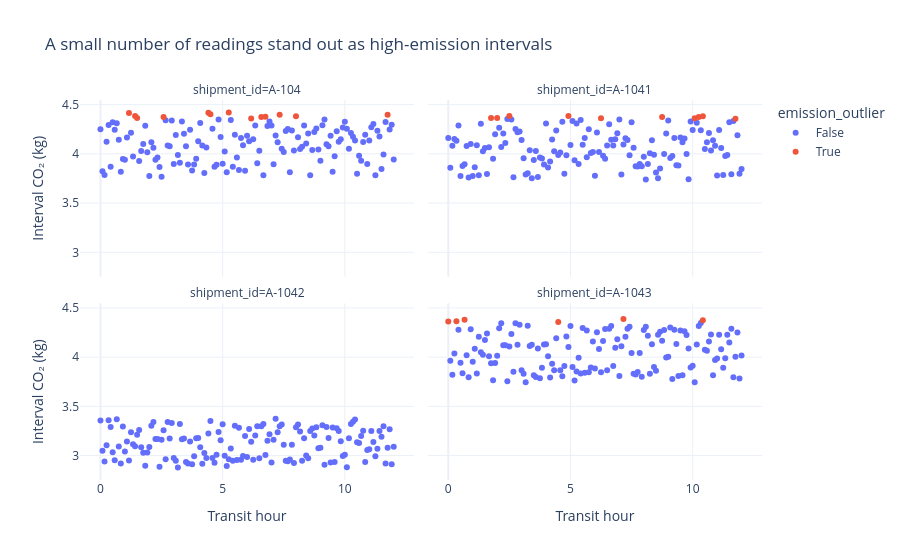

This figure's notebook cell:
### Markdown cell above
**Interpretation objective:** This isolates high-emission readings and conditions them by shipment and time.

### Code cell
threshold = shipments["interval_co2_kg"].quantile(0.95)
shipments["emission_outlier"] = shipments["interval_co2_kg"] >= threshold
fig = px.scatter(shipments, x="hour", y="interval_co2_kg", color="emission_outlier", facet_col="shipment_id", facet_col_wrap=2,
                 labels={"hour":"Transit hour", "interval_co2_kg":"Interval CO₂ (kg)"},
                 title="A small number of readings stand out as high-emission intervals")
fig.update_layout(template="plotly_white")
fig.show()

### Figure 1 — Plotly figure (JSON) as saved in the notebook; plotly's stock layout.template omitted (floating-point values rounded to 4 significant figures; data arrays with more than 128 entries replaced by an {"elided": "..."} marker saying what was removed)
{"data": [{"hovertemplate": "emission_outlier=False<br>shipment_id=A-104<br>Transit hour=%{x}<br>Interval CO₂ (kg)=%{y}<extra></extra>", "legendgroup": "False", "marker": {"color": "#636efa", "symbol": "circle"}, "mode": "markers", "name": "False", "orientation": "v", "showlegend": true, "type": "scatter", "x": {"elided": "132 float values"}, "xaxis": "x3", "y": {"elided": "132 float values"}, "yaxis": "y3"}, {"hovertemplate": "emission_outlier=False<br>shipment_id=A-1041<br>Transit hour=%{x}<br>Interval CO₂ (kg)=%{y}<extra></extra>", "legendgroup": "False", "marker": {"color": "#636efa", "symbol": "circle"}, "mode": "markers", "name": "False", "orientation": "v", "showlegend": false, "type": "scatter", "x": {"elided": "135 float values"}, "xaxis": "x4", "y": {"elided": "135 float values"}, "yaxis": "y4"}, {"hovertemplate": "emission_outlier=False<br>shipment_id=A-1042<br>Transit hour=%{x}<br>Interval CO₂ (kg)=%{y}<extra></extra>", "legendgroup": "False", "marker": {"color": "#636efa", "symbol": "circle"}, "mode": "markers", "name": "False", "orientation": "v", "showlegend": false, "type": "scatter", "x": {"elided": "145 float values"}, "xaxis": "x", "y": {"elided": "145 float values"}, "yaxis": "y"}, {"hovertemplate": "emission_outlier=False<br>shipment_id=A-1043<br>Transit hour=%{x}<br>Interval CO₂ (kg)=%{y}<extra></extra>", "legendgroup": "False", "marker": {"color": "#636efa", "symbol": "circle"}, "mode": "markers", "name": "False", "orientation": "v", "showlegend": false, "type": "scatter", "x": {"elided": "139 float values"}, "xaxis": "x2", "y": {"elided": "139 float values"}, "yaxis": "y2"}, {"hovertemplate": "emission_outlier=True<br>shipment_id=A-104<br>Transit hour=%{x}<br>Interval CO₂ (kg)=%{y}<extra></extra>", "legendgroup": "True", "marker": {"color": "#EF553B", "symbol": "circle"}, "mode": "markers", "name": "True", "orientation": "v", "showlegend": true, "type": "scatter", "x": [1.167, 1.417, 1.5, 2.583, 4.417, 4.5, 5.25, 6.167, 6.583, 6.75, 7.333, 8.0, 11.75], "xaxis": "x3", "y": [4.414, 4.384, 4.365, 4.375, 4.418, 4.401, 4.419, 4.358, 4.375, 4.376, 4.397, 4.382, 4.396], "yaxis": "y3"}, {"hovertemplate": "emission_outlier=True<br>shipment_id=A-1041<br>Transit hour=%{x}<br>Interval CO₂ (kg)=%{y}<extra></extra>", "legendgroup": "True", "marker": {"color": "#EF553B", "symbol": "circle"}, "mode": "markers", "name": "True", "orientation": "v", "showlegend": false, "type": "scatter", "x": [1.75, 2.0, 2.5, 4.917, 6.25, 8.75, 10.08, 10.25, 10.42, 11.75], "xaxis": "x4", "y": [4.363, 4.365, 4.385, 4.384, 4.362, 4.373, 4.362, 4.374, 4.381, 4.356], "yaxis": "y4"}, {"hovertemplate": "emission_outlier=True<br>shipment_id=A-1043<br>Transit hour=%{x}<br>Interval CO₂ (kg)=%{y}<extra></extra>", "legendgroup": "True", "marker": {"color": "#EF553B", "symbol": "circle"}, "mode": "markers", "name": "True", "orientation": "v", "showlegend": false, "type": "scatter", "x": [0.0, 0.333, 0.667, 4.5, 7.167, 10.42], "xaxis": "x2", "y": [4.363, 4.365, 4.38, 4.357, 4.387, 4.375], "yaxis": "y2"}], "layout": {"annotations": [{"font": {}, "showarrow": false, "text": "shipment_id=A-1042", "x": 0.245, "xanchor": "center", "xref": "paper", "y": 0.465, "yanchor": "bottom", "yref": "paper"}, {"font": {}, "showarrow": false, "text": "shipment_id=A-1043", "x": 0.755, "xanchor": "center", "xref": "paper", "y": 0.465, "yanchor": "bottom", "yref": "paper"}, {"font": {}, "showarrow": false, "text": "shipment_id=A-104", "x": 0.245, "xanchor": "center", "xref": "paper", "y": 1.0, "yanchor": "bottom", "yref": "paper"}, {"font": {}, "showarrow": false, "text": "shipment_id=A-1041", "x": 0.755, "xanchor": "center", "xref": "paper", "y": 1.0, "yanchor": "bottom", "yref": "paper"}], "legend": {"title": {"text": "emission_outlier"}, "tracegroupgap": 0}, "title": {"text": "A small number of readings stand out as high-emission intervals"}, "xaxis": {"anchor": "y", "domain": [0, 0.49], "title": {"text": "Transit hour"}}, "xaxis2": {"anchor": "y2", "domain": [0.51, 1], "matches": "x", "title": {"text": "Transit hour"}}, "xaxis3": {"anchor": "y3", "domain": [0, 0.49], "matches": "x", "showticklabels": false}, "xaxis4": {"anchor": "y4", "domain": [0.51, 1], "matches": "x", "showticklabels": false}, "yaxis": {"anchor": "x", "domain": [0, 0.465], "title": {"text": "Interval CO₂ (kg)"}}, "yaxis2": {"anchor": "x2", "domain": [0, 0.465], "matches": "y", "showticklabels": false}, "yaxis3": {"anchor": "x3", "domain": [0.535, 1.0], "matches": "y", "title": {"text": "Interval CO₂ (kg)"}}, "yaxis4": {"anchor": "x4", "domain": [0.535, 1.0], "matches": "y", "showticklabels": false}}}
